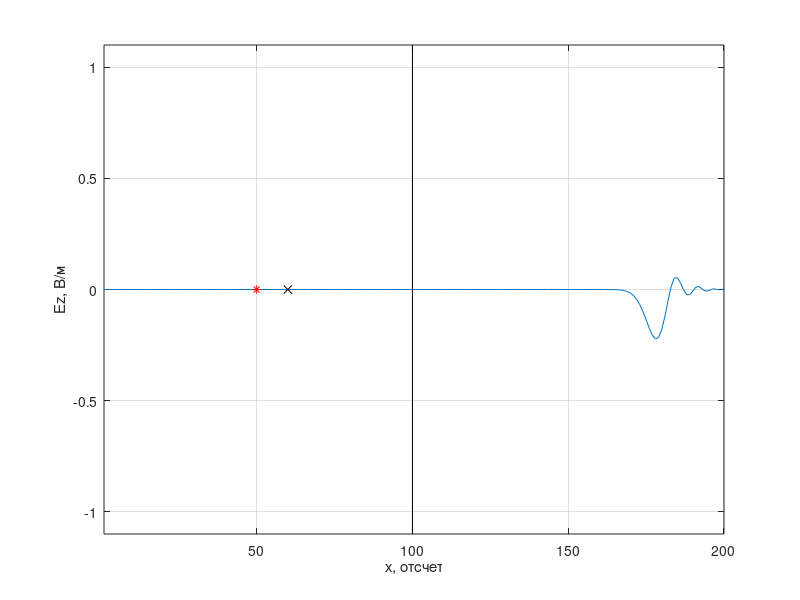
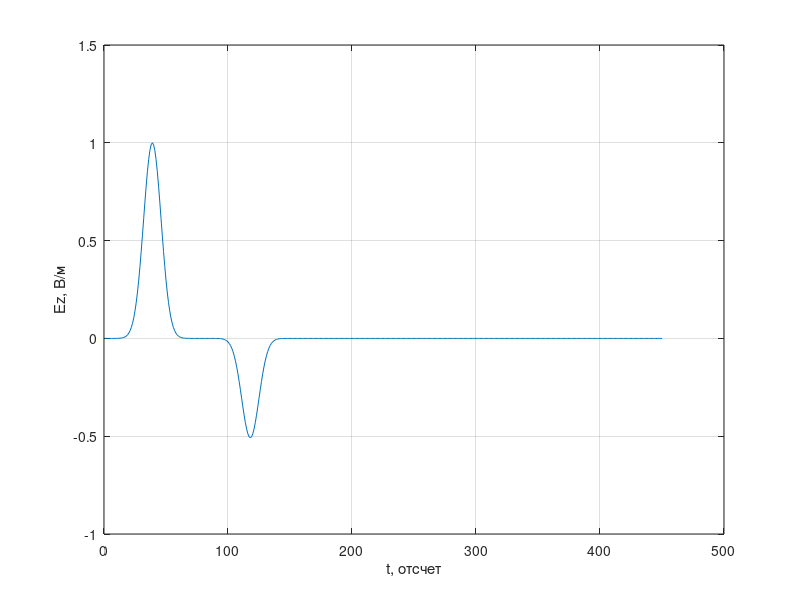

MATLAB code to generate these figures, in order:
%% Одномерный FDTD. Версия 1.4
% Граница раздела
clear

% Волновое сопротивление свободного пространства
W0 = 120 * pi;

% Время расчета в отсчетах
maxTime = 450;

% Размер области моделирования в отсчетах
maxSize = 200;

% Положение датчика, регистрирующего поля
probePos = 60;

% Положение истоника возбуждения
sourcePos = 50;

layer_x = 100;

Ez = zeros (1, maxSize);
Hy = zeros (1, maxSize);

eps = ones (1, maxSize);
eps(layer_x: end) = 9.0;

mu = ones (1, maxSize);

% Поле, зарегистрированное в датчике в зависимости от времени
probeTimeEz = zeros (1, maxTime);

figure

for t = 1: maxTime
    % Расчет компоненты поля H
    Hy(maxSize) = Hy(maxSize - 1);
    for m = 1: maxSize - 1
        % До этой строки Hy(n) хранит значение компоненты Hy
        % за предыдущий момент времени
        Hy(m) = Hy(m) + (Ez(m + 1) - Ez(m)) / W0 / mu(m);
    end
    
    Hy(sourcePos - 1) = Hy(sourcePos - 1) - exp (-(t - 30.0) ^ 2 / 100.0) / W0;
    
    % Расчет компоненты поля E
    Ez(1) = Ez(2);

    for m = 2: maxSize
        % До этой строки Ez(n) хранит значение компоненты EzS
        % за предыдущий момент времени
        Ez(m) = Ez(m) + (Hy(m) - Hy(m - 1)) * W0 / eps (m);
    end

    % Источник возбуждения
    Ez(sourcePos) = Ez(sourcePos) + exp (-(t + 0.5 - (-0.5) - 30.0) ^ 2 / 100.0);
    
    % Регистрация поля в точке
    probeTimeEz(t) = Ez(probePos);
    
    plot (Ez);
    xlim ([1, maxSize]);
    ylim ([-1.1, 1.1]);
    xlabel ('x, отсчет')
    ylabel ('Ez, В/м')
    line ([layer_x, layer_x], [-1.1, 1.1], ...
        'Color',[0.0, 0.0, 0.0]);
    grid on
    hold on
    plot ([probePos], [0], 'xk');
    plot ([sourcePos], [0], '*r');
    hold off
    pause (0.01)
end

figure
plot (probeTimeEz)
xlabel ('t, отсчет')
ylabel ('Ez, В/м')
grid on